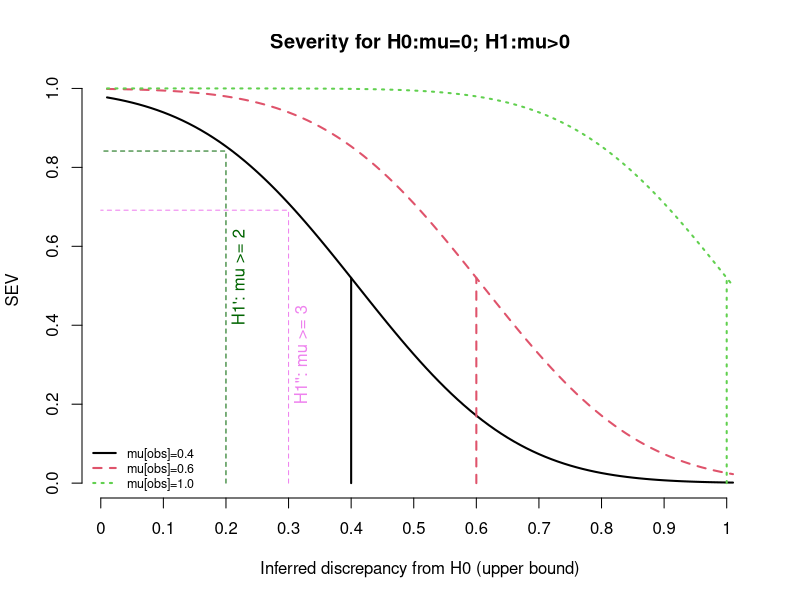

Generate this figure with R:
save.pdf = F

# Sig level.
sig <- 0.05

# Hypothesis.
# H0 : mu = 0
# H1 : mu > 0

# Parameters of the experiment.
sd <- 2
n <- 100

# The three outcomes.
mu1 <- 0.4
mu2 <- 0.6
mu3 <- 1.0

# Significance tests for the tree outcomes.
se <- sd/sqrt(n)

z1 <- mu1/se
p1 <- 1-pnorm(z1)

z2 <- mu2/se
p2 <- 1-pnorm(z2)

z3 <- mu3/se
p3 <- 1-pnorm(z3)

cat("p1=", p1, " reaches sig level: ", p1 <= sig, "\n", sep="")
cat("p2=", p2, " reaches sig level: ", p2 <= sig, "\n", sep="")
cat("p3=", p3, " reaches sig level: ", p3 <= sig, "\n", sep="")

### Severity curves for the outcomes.

# 1. Get z statistics for a range of discrepancies from H0.
ds <- seq(0, 1, 0.01)
zs <- ds/se

# 2. Get difference between z for observed and hypothetical discrepancy.
z1s <- zs-z1
z2s <- zs-z2
z3s <- zs-z3

# 3. Get corresponding p value.
sevs1 <- 1-pnorm(z1s)
sevs2 <- 1-pnorm(z2s)
sevs3 <- 1-pnorm(z3s)

# 4. Make sure you understand the results bloody well. — Thanks, Jackie!

# 5. Plot it to impress sharp-minded scientists.

if (save.pdf) pdf("severity.pdf")

plot(sevs1, type = "l", xaxt = "n", bty = "n", ylab = "", xlab = "",
     col = 1, lty = 1, lwd = 2)
lines(sevs2, col = 2, lty =2, lwd = 2)
lines(sevs3, col = 3, lty = 3, lwd = 2)

lines(x = c(20, 20, 0), y = c(0, sevs1[which(ds == 0.2)], sevs1[which(ds == 0.2)]), col = "darkgreen", lty = 2, lwd = 1)
text(x = 22, y = 0.4, labels = "H1': mu >= 2", col = "darkgreen", adj = 0, srt = 90)

lines(x = c(30, 30, 0), y = c(0, sevs1[which(ds == 0.3)], sevs1[which(ds == 0.3)]), col = "violet", lty = 2, lwd = 1)
text(x = 32, y = 0.2, labels = "H1'': mu >= 3", col = "violet", adj = 0, srt = 90)


lines(x = c(mu1 * 100, mu1 * 100), y = c(0, sevs1[mu1*100]),
      col = 1, lty = 1, lwd = 2)
text(x = (mu1 + 0.01) * 100, y = 0.4, labels = "", col = 1, adj = 0)

lines(x = c(mu2 * 100, mu2 * 100), y = c(0, sevs2[mu2*100]),
      col = 2, lty = 2, lwd = 2)
text(x = (mu2 + 0.01) * 100, y = 0.4, labels = "", col = 2, adj = 0)

lines(x = c(mu3 * 100, mu3 * 100), y = c(0, sevs3[mu3*100]),
      col = 3, lty = 3, lwd = 2)
text(x = (mu3 + 0.01) * 100, y = 0.4, labels = "", col = 3, adj = 0)

axis(1, at = seq(0, 100, 10), labels = seq(0, 1, 0.1))
title("Severity for H0:mu=0; H1:mu>0",
      xlab="Inferred discrepancy from H0 (upper bound)", ylab="SEV")
legend("bottomleft", c("mu[obs]=0.4", "mu[obs]=0.6", "mu[obs]=1.0"),
       bty = "n", col = 1:3, lty = 1:3, cex = 0.75, lwd = 2)

if (save.pdf) dev.off()
